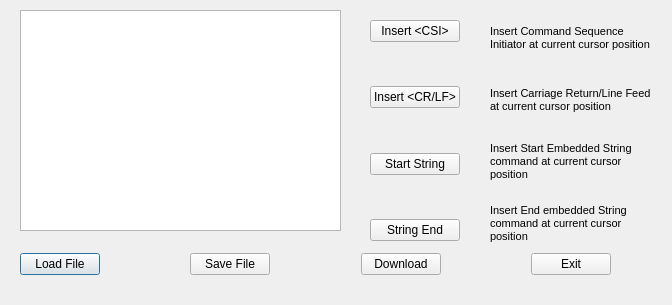
<?xml version="1.0" encoding="UTF-8"?>
<ui version="4.0">
 <class>BootscriptDialog</class>
 <widget class="QDialog" name="BootscriptDialog">
  <property name="geometry">
   <rect>
    <x>0</x>
    <y>0</y>
    <width>672</width>
    <height>305</height>
   </rect>
  </property>
  <property name="windowTitle">
   <string>Bootscript Editor</string>
  </property>
  <widget class="QPlainTextEdit" name="plainTextEdit">
   <property name="geometry">
    <rect>
     <x>20</x>
     <y>10</y>
     <width>321</width>
     <height>221</height>
    </rect>
   </property>
  </widget>
  <widget class="QWidget" name="BSE1layoutWidget">
   <property name="geometry">
    <rect>
     <x>20</x>
     <y>250</y>
     <width>591</width>
     <height>29</height>
    </rect>
   </property>
   <layout class="QHBoxLayout" name="BSEhLayout">
    <item>
     <widget class="QPushButton" name="buttonLoadfile">
      <property name="text">
       <string>Load File</string>
      </property>
     </widget>
    </item>
    <item>
     <spacer name="horizontalSpacer">
      <property name="orientation">
       <enum>Qt::Horizontal</enum>
      </property>
      <property name="sizeHint" stdset="0">
       <size>
        <width>40</width>
        <height>20</height>
       </size>
      </property>
     </spacer>
    </item>
    <item>
     <widget class="QPushButton" name="buttonSavefile">
      <property name="text">
       <string>Save File</string>
      </property>
     </widget>
    </item>
    <item>
     <spacer name="horizontalSpacer_2">
      <property name="orientation">
       <enum>Qt::Horizontal</enum>
      </property>
      <property name="sizeHint" stdset="0">
       <size>
        <width>40</width>
        <height>20</height>
       </size>
      </property>
     </spacer>
    </item>
    <item>
     <widget class="QPushButton" name="buttonDownload">
      <property name="text">
       <string>Download</string>
      </property>
     </widget>
    </item>
    <item>
     <spacer name="horizontalSpacer_3">
      <property name="orientation">
       <enum>Qt::Horizontal</enum>
      </property>
      <property name="sizeHint" stdset="0">
       <size>
        <width>40</width>
        <height>20</height>
       </size>
      </property>
     </spacer>
    </item>
    <item>
     <widget class="QPushButton" name="buttonExit">
      <property name="text">
       <string>Exit</string>
      </property>
     </widget>
    </item>
   </layout>
  </widget>
  <widget class="QWidget" name="BSE2layoutWidget">
   <property name="geometry">
    <rect>
     <x>490</x>
     <y>10</y>
     <width>171</width>
     <height>241</height>
    </rect>
   </property>
   <layout class="QVBoxLayout" name="BSEvLayout_2">
    <item>
     <widget class="QLabel" name="label">
      <property name="font">
       <font>
        <pointsize>8</pointsize>
       </font>
      </property>
      <property name="text">
       <string>Insert Command Sequence Initiator at current cursor position</string>
      </property>
      <property name="textFormat">
       <enum>Qt::PlainText</enum>
      </property>
      <property name="wordWrap">
       <bool>true</bool>
      </property>
     </widget>
    </item>
    <item>
     <widget class="QLabel" name="label_2">
      <property name="font">
       <font>
        <pointsize>8</pointsize>
       </font>
      </property>
      <property name="text">
       <string>Insert Carriage Return/Line Feed at current cursor position</string>
      </property>
      <property name="wordWrap">
       <bool>true</bool>
      </property>
     </widget>
    </item>
    <item>
     <widget class="QLabel" name="label_3">
      <property name="font">
       <font>
        <pointsize>8</pointsize>
       </font>
      </property>
      <property name="text">
       <string>Insert Start Embedded String command at current cursor position</string>
      </property>
      <property name="wordWrap">
       <bool>true</bool>
      </property>
     </widget>
    </item>
    <item>
     <widget class="QLabel" name="label_4">
      <property name="font">
       <font>
        <pointsize>8</pointsize>
       </font>
      </property>
      <property name="text">
       <string>Insert End embedded String command at current cursor position</string>
      </property>
      <property name="wordWrap">
       <bool>true</bool>
      </property>
     </widget>
    </item>
   </layout>
  </widget>
  <widget class="QWidget" name="BSE3layoutWidget">
   <property name="geometry">
    <rect>
     <x>370</x>
     <y>20</y>
     <width>128</width>
     <height>221</height>
    </rect>
   </property>
   <layout class="QHBoxLayout" name="horizontalLayout_2">
    <item>
     <layout class="QVBoxLayout" name="BSEvLayout">
      <item>
       <widget class="QPushButton" name="buttonCSI">
        <property name="text">
         <string>Insert &lt;CSI&gt;</string>
        </property>
       </widget>
      </item>
      <item>
       <spacer name="verticalSpacer">
        <property name="orientation">
         <enum>Qt::Vertical</enum>
        </property>
        <property name="sizeHint" stdset="0">
         <size>
          <width>20</width>
          <height>40</height>
         </size>
        </property>
       </spacer>
      </item>
      <item>
       <widget class="QPushButton" name="buttonCRLF">
        <property name="text">
         <string>Insert &lt;CR/LF&gt;</string>
        </property>
       </widget>
      </item>
      <item>
       <spacer name="verticalSpacer_2">
        <property name="orientation">
         <enum>Qt::Vertical</enum>
        </property>
        <property name="sizeHint" stdset="0">
         <size>
          <width>20</width>
          <height>40</height>
         </size>
        </property>
       </spacer>
      </item>
      <item>
       <widget class="QPushButton" name="buttonStrString">
        <property name="text">
         <string>Start String</string>
        </property>
       </widget>
      </item>
      <item>
       <spacer name="verticalSpacer_3">
        <property name="orientation">
         <enum>Qt::Vertical</enum>
        </property>
        <property name="sizeHint" stdset="0">
         <size>
          <width>20</width>
          <height>40</height>
         </size>
        </property>
       </spacer>
      </item>
      <item>
       <widget class="QPushButton" name="buttonEndString">
        <property name="text">
         <string>String End</string>
        </property>
       </widget>
      </item>
     </layout>
    </item>
    <item>
     <spacer name="horizontalSpacer_5">
      <property name="orientation">
       <enum>Qt::Horizontal</enum>
      </property>
      <property name="sizeHint" stdset="0">
       <size>
        <width>13</width>
        <height>20</height>
       </size>
      </property>
     </spacer>
    </item>
   </layout>
  </widget>
 </widget>
 <resources/>
 <connections/>
</ui>
